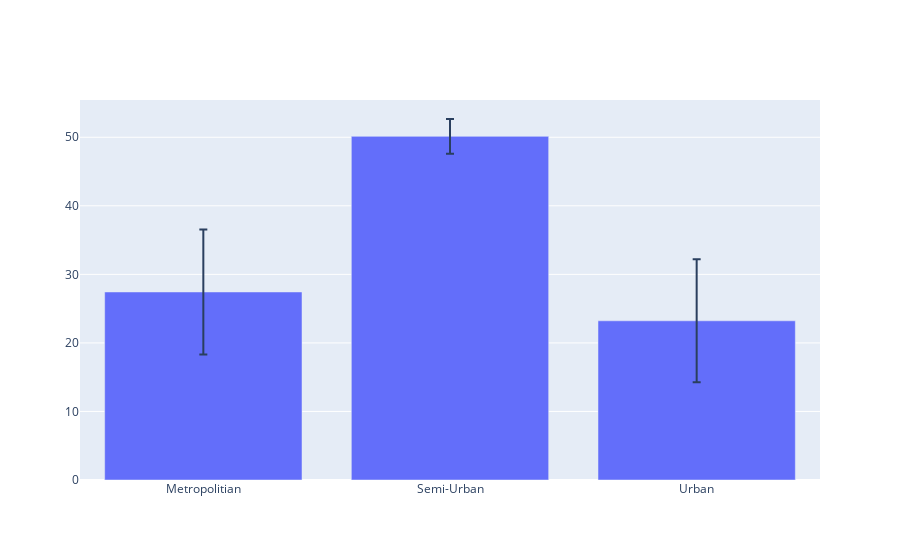

Notebook cell for this chart:
### Code cell
cols = ['City', 'Time_taken(min)',]
df_aux = df1.loc[:,cols].groupby('City').agg({'Time_taken(min)':['mean','std']})

df_aux.columns = ['avg_time','std_time']
df_aux['coef_var'] = df_aux['avg_time']/df_aux['std_time']

df_aux = df_aux.reset_index()

fig = go.Figure()
fig.add_trace( go.Bar(
                        name='Control',
                        x=df_aux['City'],
                        y=df_aux['avg_time'],
                        error_y=dict(type='data', array=df_aux['std_time'])))
fig.update_layout(barmode='group')
fig.show()

### Figure 1 — Plotly figure (JSON) as saved in the notebook; plotly's stock layout.template omitted (floating-point values rounded to 4 significant figures)
{"data": [{"error_y": {"array": [9.126, 2.532, 8.973], "type": "data"}, "name": "Control", "type": "bar", "x": ["Metropolitian", "Semi-Urban", "Urban"], "y": [27.43, 50.13, 23.22]}], "layout": {"barmode": "group"}}
